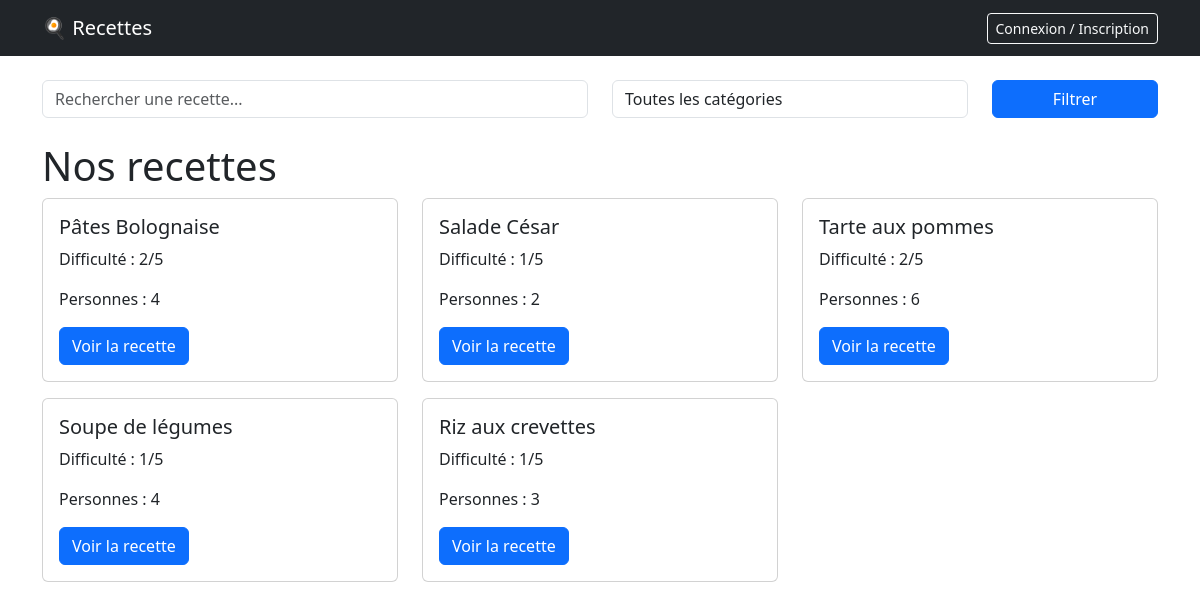
Screenshot of /projet/liste.php with the database file from the repository.
### tables this page shows
CREATE TABLE Recette
(
    r_id INTEGER PRIMARY KEY AUTO_INCREMENT,
    u_id INTEGER,
    c_id INTEGER,
    titre VARCHAR(128),
    descript TEXT,
    tps_prep INTEGER,
    tps_cuis INTEGER,
    nb_prsn INTEGER,
    diff INTEGER CHECK (diff BETWEEN 1 AND 5),

    FOREIGN KEY(u_id) REFERENCES Utilisateur(u_id),
    FOREIGN KEY(c_id) REFERENCES Categorie(c_id)
);

### projet/liste.php (the view, shortened to what this page needs)
<?php
    require_once 'includes/connexion.php';
    $sql = 'SELECT r_id, titre, diff, nb_prsn FROM Recette WHERE 1=1';
    $params = [];
    $stmt = $pdo->prepare($sql);
    $stmt->execute($params);
    $recettes = $stmt->fetchAll();
?>
<!DOCTYPE html>
<html lang="fr">
<head>
    <link rel="stylesheet" href="https://cdn.jsdelivr.net/npm/bootstrap@5.3.0/dist/css/bootstrap.min.css">
</head>
<body>
    <?php require_once 'includes/navbar.php'; ?>
<div class="container mt-4">
    <form method="GET" action="liste.php" class="row mb-4">
        <div class="col-md-6">
            <input type="text" name="recherche" class="form-control" placeholder="Rechercher une recette..." value="<?= htmlspecialchars($_GET['recherche'] ?? '') ?>">
        </div>
        <div class="col-md-4">
            <select name="categorie" class="form-control">
                <option value="">Toutes les catégories</option>
            </select>
        </div>
        <div class="col-md-2">
            <button type="submit" class="btn btn-primary w-100">Filtrer</button>
        </div>
    </form>
    <h1>Nos recettes</h1>
    <div class="row">
        <?php foreach ($recettes as $recette) : ?>
            <div class="col-md-4 mb-3">
                <div class="card">
                    <div class="card-body">
                        <h5 class="card-title"><?= htmlspecialchars($recette['titre']) ?></h5>
                        <p class="card-text">Difficulté : <?= $recette['diff'] ?>/5</p>
                        <p class="card-text">Personnes : <?= $recette['nb_prsn'] ?></p>
                        <a href="detail.php?id=<?= $recette['r_id'] ?>" class="btn btn-primary">Voir la recette</a>
                    </div>
                </div>
            </div>
        <?php endforeach; ?>
    </div>
</div>
</body>
</html>

### projet/includes/navbar.php
<nav class="navbar navbar-expand-lg navbar-dark bg-dark mb-4">
    <div class="container">
        <a class="navbar-brand" href="liste.php">🍳 Recettes</a>
        <div class="ms-auto">
            <?php if (isset($_SESSION['u_id'])) : ?>
                <span class="text-white me-3">Connecté : <?= htmlspecialchars($_SESSION['email']) ?></span>
                <a href="logout.php" class="btn btn-outline-light btn-sm">Déconnexion</a>
            <?php else : ?>
                <a href="auth.php" class="btn btn-outline-light btn-sm">Connexion / Inscription</a>
            <?php endif; ?>
        </div>
    </div>
</nav>

### rows the page displays
recette: titre "Pâtes Bolognaise", diff "2", nb_prsn "4"
recette: titre "Salade César", diff "1", nb_prsn "2"
recette: titre "Tarte aux pommes", diff "2", nb_prsn "6"
recette: titre "Soupe de légumes", diff "1", nb_prsn "4"
recette: titre "Riz aux crevettes", diff "1", nb_prsn "3"
